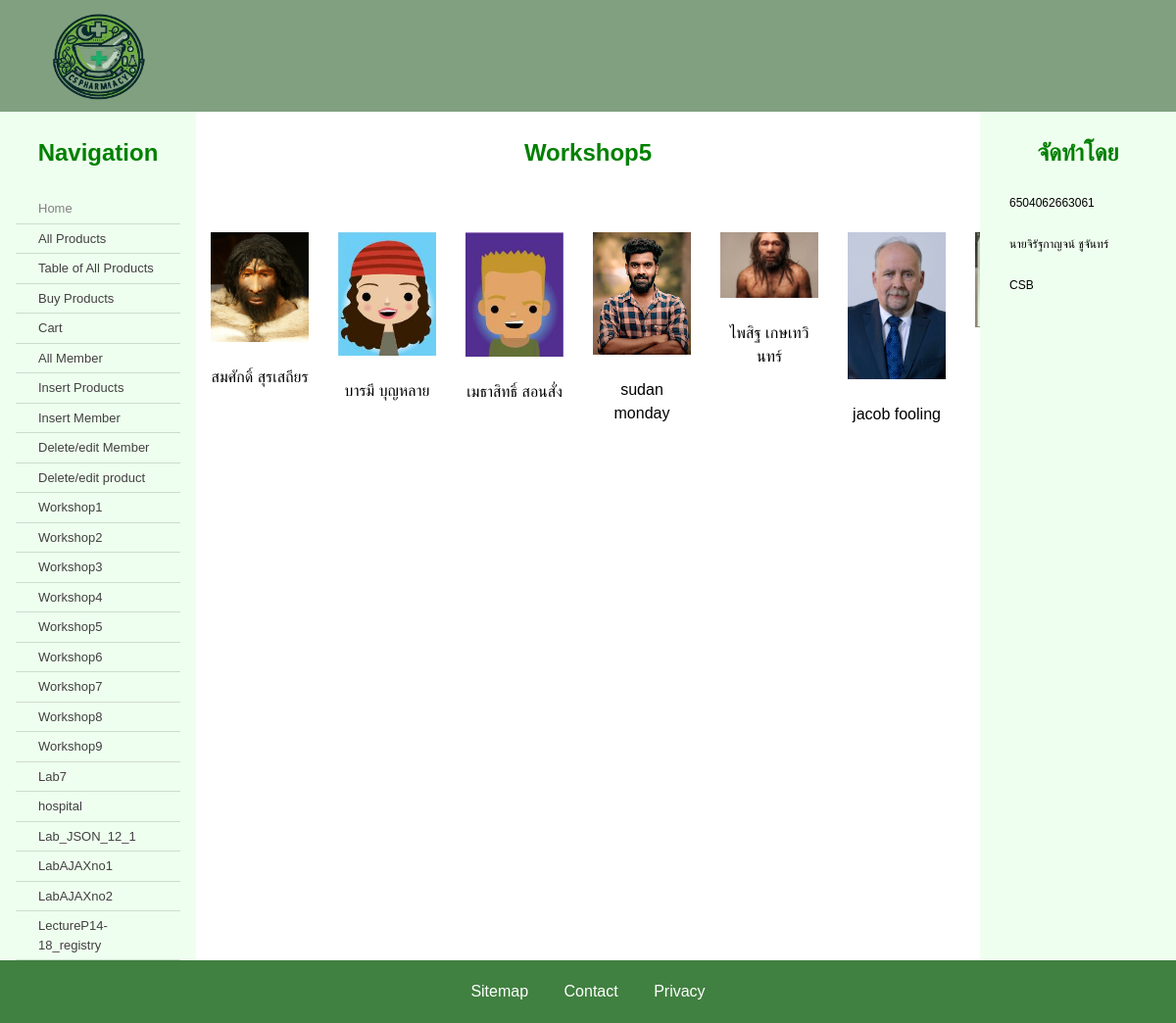
Page /csshop/workshop/ws5.php on the committed database.
### tables this page shows
CREATE TABLE `member` (
  `username` varchar(15) NOT NULL,
  `password` varchar(15) NOT NULL,
  `name` varchar(100) NOT NULL,
  `address` varchar(255) NOT NULL,
  `mobile` varchar(30) NOT NULL,
  `email` varchar(30) DEFAULT NULL,
  `type` varchar(10) NOT NULL
);

### csshop/workshop/ws5.php (the view, shortened to what this page needs)
<?php include "../connect.php" ?>
<!doctype html>
<html lang="en">
  <head>
    <link href="../mcss.css" rel="stylesheet" type="text/css" />
  </head>
  <body>
    <header>
      <div class="logo">
        <img src="../cslogo.png" width="200" alt="Site Logo">
      </div>
    </header>
    <main>
      <article>
        <h1>Workshop5</h1>
        <div style="display:flex">
        <?php
        $stmt = $pdo->prepare("SELECT * FROM member");
        $stmt->execute();
        ?>
        <?php while ($row = $stmt->fetch()) : ?>
            <div style="padding: 15px; text-align: center">
            <a href="ws5_2.php?username=<?=$row["username"]?>">
                <img src='../memphoto/<?=$row["username"]?>.jpg' width='100'>
            </a><br>
            <?=$row ["name"]?>
            </div>
        <?php endwhile; ?>
    </div>
      </article>
      <nav id="menu">
        <h2>Navigation</h2>
        <ul class="menu">
        <li class="dead"><a href="../index.php">Home</a></li>
          <li><a href="../product_php/display_products.php">All Products</a></li>
          <li><a href="../product_php/table_product.php">Table of All Products</a></li>
          <li><a href="../cart/store.php">Buy Products</a></li>
          <li><a href="../cart/cart.php">Cart</a></li>
          <li><a href="../member_php/member.php">All Member</a></li>
          <li><a href="../insert_product.php">Insert Products</a></li>
          <li><a href="../insert_member.php">Insert Member</a></li>
          <li><a href="../member_php/edit_member.php">Delete/edit Member</a></li>
          <li><a href="../product_php/edit_product.php">Delete/edit product</a></li>
          <li><a href="./ws1.php">Workshop1</a></li>
          <li><a href="./ws2.php">Workshop2</a></li>
          <li><a href="./ws3.php">Workshop3</a></li>
          <li><a href="./ws4.php">Workshop4</a></li>
          <li><a href="./ws5.php">Workshop5</a></li>
          <li><a href="./ws6.php">Workshop6</a></li>
          <li><a href="./ws7.php">Workshop7</a></li>
          <li><a href="./ws8.php">Workshop8</a></li>
          <li><a href="./ws9.php">Workshop9</a></li>
          <li><a href="../lab7.php">Lab7</a></li>
          <li><a href="../labAjax_json/json/hospital.html">hospital</a></li>
          <li><a href="../labAjax_json/json//Lab_JSON_12_1.html">Lab_JSON_12_1</a></li>
          <li><a href="../labAjax_json/AJAX/LabAJAXno1/ws1.html">LabAJAXno1</a></li>
          <li><a href="../labAjax_json/AJAX/LabAJAXno2/search.html">LabAJAXno2</a></li>
          <li><a href="../labAjax_json/AJAX/LectureP14-18_registry/registry.html">LectureP14-18_registry</a></li>
        </ul>
      </nav>
      <aside>
      <h2>จัดทำโดย</h2>
      <p>6504062663061</p>
      <p>นายจิรัฐกาญจน์ ชูจันทร์</p>
      <p>CSB</p>
    </aside>
    </main>
    <footer>
      <a href="#">Sitemap</a>
      <a href="#">Contact</a>
      <a href="#">Privacy</a>
    </footer>
  </body>
</html>

### csshop/mcss.css (style rules this page uses)
html { overflow-y: auto; background: #408040; }
body { margin: 0; font-family: sans-serif; line-height: 1.5; }
header { display: flex; justify-content: space-between; background: #80a080; }
main { display: flex; }
nav { order: 1; width: 200px; background: #efffef; }
article { order: 2; flex:1; overflow: auto; min-height: 480px; background: #ffffff; }
aside { order: 3; width: 200px; background: #efffef; }
aside p { font-size: 75%; }
footer { text-align: center; padding: 20px 0; background: #408040; }
h1, h2 { color: #008000; margin: 1em 0; text-align: center; }
p { margin: 2em 15%; }
img { display: block; }
ul.menu { padding: 0 1em; margin: 0; }
ul.menu li { padding: 5px 10px; border-bottom: solid 1px #ccddcc; font-size: small; list-style: none; }
a { text-decoration: none; margin: 0 1em; color: #ffffff; }
ul.menu li a { display: block; }
ul.menu li a { color: #404040; }
ul.menu li.dead a { color: #808080; }

### rows in the picture
member: username (picture), name "สมศักดิ์ สุรเสถียร"
member: username (picture), name "บารมี บุญหลาย"
member: username (picture), name "เมธาสิทธิ์ สอนสั่ง"
member: username (picture), name "sudan monday"
member: username (picture), name "ไพสิฐ เกษเทวินทร์"
member: username (picture), name "jacob fooling"
member: username (picture)
